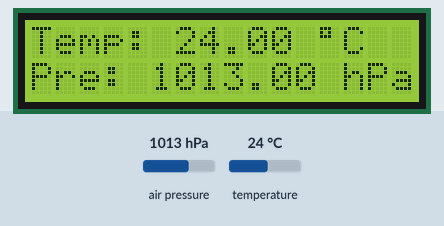
Simulated run of this sketch. Board: ESP32-S3. Shown: 16×2 character LCD. The test bench sets the inputs (shaded band); at power-on: air pressure 1013 hPa, temperature 24 °C. WiFi joins after 1.5 s; servers stay silent unless stated; random numbers use the default seed unless the sketch sets one; no MQTT or app messages arrive unless stated; not simulated (calls return 0 or success): secrets.h; what the sketch prints to the serial monitor is not drawn.

Above: at 7.8 s.
7.9 s: air pressure set to 952 hPa
At 10.0 s:
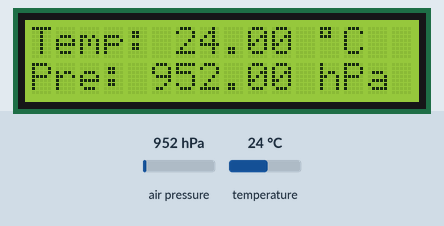
10.5 s: temperature set to 12 °C
At 11.6 s:
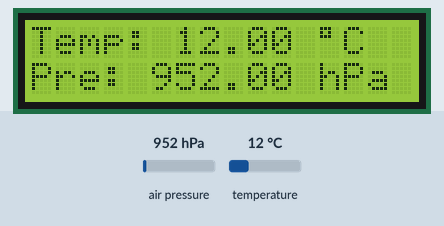
13.1 s: air pressure set to 975 hPa
At 15.9 s:
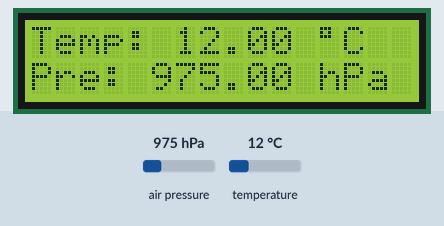
16.3 s: temperature set to 19 °C
At 17.5 s:
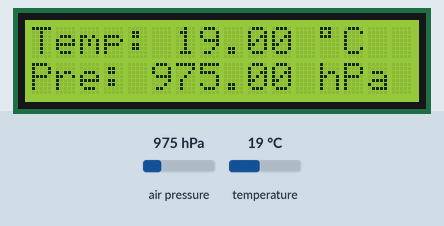
Timing chart, 0 to 19.3 s (numbered marks = the images above; inputs shaded):
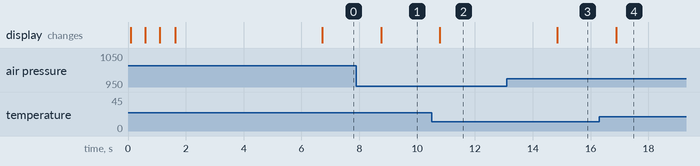

Measured:
- after the input at 7.9 s, the display: changes after 0.85 s (image 1)
- after the input at 10.5 s, the display: changes after 0.29 s (image 2)
- after the input at 13.1 s, the display: changes after 1.8 s (image 3)
- after the input at 16.3 s, the display: changes after 0.59 s (image 4)

The sketch:

bmp280-i2c-lcd.ino
```cpp
#include <Wire.h>
#include <LiquidCrystal_I2C.h>
#include <sensorManager.h>
#include <lcdManager.h>
#include <setupWifi.h>
#include <mqttManager.h>

#define SDA_PIN 8
#define SCL_PIN 9

void setup() {
  Serial.begin(115200);
  while ( !Serial ) delay(100);   // wait for native usb
  // initialize i2c;
  Wire.begin(SDA_PIN, SCL_PIN);

  setupSensor();
  setupLcd();

  setupWifi();
  setupMqttClient();
}

void loop() {
  tryReconnect();
  loopMqttClient();

  updateReadValues();
  writeLcd();

  tryPublishUpdates();

  delay(2000);
}
```

mqttManager.cpp
```cpp
#include "mqttManager.h"

WiFiClient espClient;
PubSubClient client(espClient);

const char* mqtt_server = "mosquitto.raspi-home";
const int mqtt_port = 1883;
const char* mqtt_topic = "esp32s3/sensors";

unsigned long prevMqttConnectionMillis = 0;
const unsigned long mqttConnectionMillis = 5000;
unsigned long prevMqttUpdateMillis = 0;
const unsigned long mqttUpdateDelayMs = 3000;

void setupMqttClient() {
  // setup mqtt server
  client.setServer(mqtt_server, mqtt_port);
}

void loopMqttClient() {
  // looping connection
  client.loop();
}

void tryReconnect() {
  // wifi not connected
  if (WiFi.status() != WL_CONNECTED) {
    return;
  }
  // broken already connected
  if (client.connected()) {
    return;
  }

  unsigned long currentMillis = millis();
  if (currentMillis - prevMqttConnectionMillis > mqttConnectionMillis) {
    prevMqttConnectionMillis = currentMillis;
    Serial.print("Attempting MQTT connection...");
    String clientId = "ESP32Client-" + String(random(0xffff), HEX);
    if (client.connect(clientId.c_str())) {
      Serial.println("connected");
      // client.subscribe("your/topic"); // optional
    } else {
      Serial.print("failed, rc=");
      Serial.print(client.state());
      Serial.println(" retrying next time...");
    }
  }
}

void tryPublishUpdates() {
  // wifi is not connected
  if (WiFi.status() != WL_CONNECTED) {
    return;
  }
  // broker mqtt not connected
  if (!client.connected()) {
    return;
  }

  unsigned long now = millis();
  if (now - prevMqttUpdateMillis > mqttUpdateDelayMs) {
    prevMqttUpdateMillis = now;

    // Convert the value to a char array
    char tempString[8], pressString[8];
    dtostrf(getTemperature(), 1, 2, tempString);
    dtostrf(getPressure(), 1, 2, pressString);

    // Json structure
    StaticJsonDocument<200> doc;

    JsonObject temp = doc.createNestedObject("temperature");
    temp["value"] = tempString;
    temp["unit"] = "C";

    JsonObject hum = doc.createNestedObject("pressure");
    hum["value"] = pressString;
    hum["unit"] = "hPa";

    char buffer[256];
    serializeJson(doc, buffer);

    client.publish(mqtt_topic, buffer);
  }
}
```

mqttManager.h
```cpp
#ifndef MQTT_MANAGER_H
#define MQTT_MANAGER_H

#include <WiFi.h>
#include <PubSubClient.h>
#include <ArduinoJson.h>
#include "sensorManager.h"

void setupMqttClient();
void loopMqttClient();
void tryReconnect();
void tryPublishUpdates();

#endif
```

sensorManager.cpp
```cpp
#include "sensorManager.h"

#define SDA_PIN 8
#define SCL_PIN 9

#define BMP280_ADDRESS 0x76
#define STANDARD_PRESSURE 1021
Adafruit_BMP280 bmp;

volatile float temperature = -1000, pressure = -1000;

unsigned long prevReadMillis = 0;
const unsigned long readDelayMs = 2000;

void setupSensor() {
  unsigned status;
  status = bmp.begin(BMP280_ADDRESS);
  if (!status) {
    Serial.println(F("Could not find a valid BMP280 sensor, check wiring or "
                      "try a different address!"));
    Serial.print("SensorID was: 0x"); Serial.println(bmp.sensorID(),16);
    Serial.print("        ID of 0xFF probably means a bad address, a BMP 180 or BMP 085\n");
    Serial.print("   ID of 0x56-0x58 represents a BMP 280,\n");
    Serial.print("        ID of 0x60 represents a BME 280.\n");
    Serial.print("        ID of 0x61 represents a BME 680.\n");
    while (1) delay(10);
  }

  /* Default settings from the datasheet. */
  bmp.setSampling(Adafruit_BMP280::MODE_NORMAL,     /* Operating Mode. */
                  Adafruit_BMP280::SAMPLING_X2,     /* Temp. oversampling */
                  Adafruit_BMP280::SAMPLING_X16,    /* Pressure oversampling */
                  Adafruit_BMP280::FILTER_X16,      /* Filtering. */
                  Adafruit_BMP280::STANDBY_MS_500); /* Standby time. */
}

void updateReadValues() {
  unsigned long currentMillis = millis();
  if (currentMillis - prevReadMillis >= readDelayMs) {
    prevReadMillis = currentMillis;
    temperature = bmp.readTemperature();
    pressure = bmp.readPressure() / 100;
  }
}

float getTemperature() { return temperature; }
float getPressure() { return pressure; }
```

sensorManager.h
```cpp
#ifndef SENSOR_MANAGER_H
#define SENSOR_MANAGER_H

#include <Adafruit_BMP280.h>

void setupSensor();
void updateReadValues();
float getTemperature();
float getPressure();

#endif
```

setupWifi.cpp
```cpp
#include "setupWifi.h"

void setupWifi() {
  lcd.clear();
  delay(10);
  lcd.setCursor(0,0);
  lcd.print(F("Connecting WiFi:"));
  WiFi.begin(WIFI_SSID, WIFI_PASSWORD);

  lcd.setCursor(0,1);
  unsigned short retry = 0;
  while (WiFi.status() != WL_CONNECTED && retry < 15) {
    delay(500);
    lcd.print(".");
    retry++;
  }

  if (WiFi.status() == WL_CONNECTED) {
    showWifiConnected();
  } else {
    showWifiNotConnected();
  }

  delay(5000);
}

void showWifiConnected() {
  lcd.clear();
  lcd.setCursor(0,0);
  lcd.print(F("Connected WiFi. IP:"));
  lcd.setCursor(0,1);
  lcd.print(WiFi.localIP());

  Serial.print("WiFi Connected! IP: ");
  Serial.println(WiFi.localIP());
}

void showWifiNotConnected() {
  lcd.clear();
  lcd.setCursor(0,0);
  lcd.print("WiFi not connected.");
  Serial.println("WiFi not connected");
}
```

setupWifi.h
```cpp
#ifndef SETUP_WIFI_H
#define SETUP_WIFI_H

#include <LiquidCrystal_I2C.h>
#include <WiFi.h>
#include <secrets.h>
#include <lcdManager.h>

void setupWifi();
void showWifiConnected();
void showWifiNotConnected();

#endif
```

lcdManager.cpp
```cpp
#include "lcdManager.h"

#define LCD_ADDRESS 0x27

LiquidCrystal_I2C lcd(LCD_ADDRESS, 16, 2);

void setupLcd() {
  // initialize display
  lcd.init();
  lcd.backlight();
  lcd.clear();
}

void writeLcd() {
  lcd.clear();
  lcd.setCursor(0,0);
  lcd.print(F("Temp: "));
  lcd.print(getTemperature());
  lcd.print(F(" "));
  lcd.print((char)223);
  lcd.print("C");
  lcd.setCursor(0,1);
  lcd.print(F("Pre: "));
  lcd.print(getPressure(), 2);
  lcd.print(" hPa");
}
```

lcdManager.h
```cpp
#ifndef DISPLAY_MANAGER_H
#define DISPLAY_MANAGER_H

#include <LiquidCrystal_I2C.h>
#include "sensorManager.h"

extern LiquidCrystal_I2C lcd;

void setupLcd();
void writeLcd();

#endif
```
